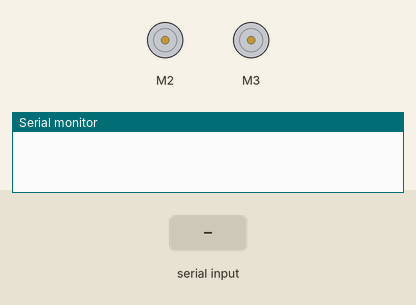
Bench run of a sketch on a simulated Arduino Uno, built with avr-gcc and run on an emulated ATmega328P. Parts: 2 × DC motor (green arrow = forward, orange = backward, longer = faster), the last lines printed to the serial monitor. Inputs (shaded band) come from the test bench.

Above: at 1.2 s.
1.3 s: "F" received over Serial
At 2.1 s:
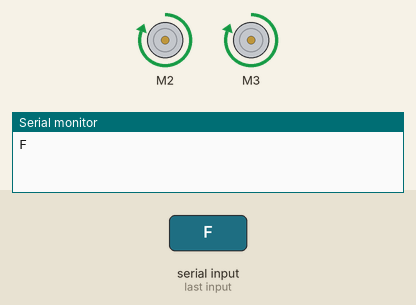
2.8 s: "B" received over Serial
At 3.3 s:
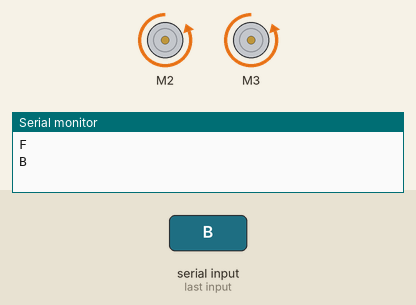
4.3 s: "L" received over Serial
At 5.5 s:
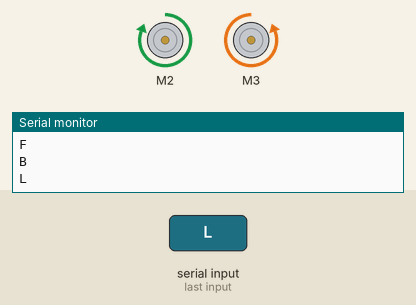
5.8 s: "R" received over Serial
At 6.8 s:
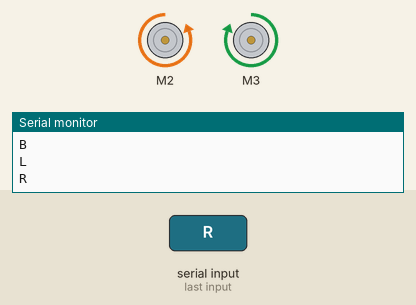
7.3 s: "1" received over Serial
At 7.9 s:
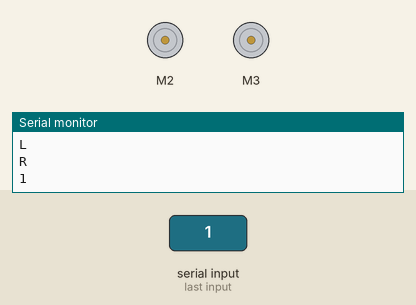
Timing chart, 0 to 9.8 s (numbered marks = the images above; inputs shaded):
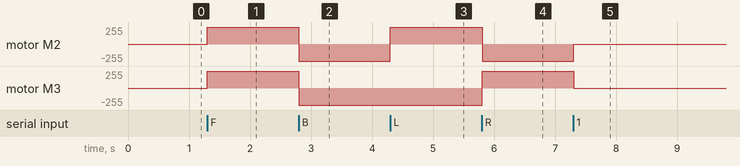

Measured:
- after the input at 1.3 s, motor M2, motor M3: stopped → forward 255/255 at once
- after the input at 2.8 s, motor M2, motor M3: forward 255/255 → backward 255/255 at once
- after the input at 4.3 s, motor M2: backward 255/255 → forward 255/255 at once
- after the input at 5.8 s, motor M2: forward 255/255 → backward 255/255 at once; motor M3: backward 255/255 → forward 255/255 at once
- after the input at 7.3 s, motor M2: backward 255/255 → stopped at once; motor M3: forward 255/255 → stopped at once

The sketch:

bluetooth_controlled.ino
```cpp
#include<AFMotor.h>

AF_DCMotor motor1(2, MOTOR12_1KHZ);
AF_DCMotor motor2(3 ,MOTOR12_1KHZ);

char command ;
void setup() {
  // put your setup code here, to run once:
Serial.begin(9600);

}

void loop() {
  // put your main code here, to run repeatedly:

if (Serial.available()>0){
  command = Serial.read();
  stop();

  Serial.println(command);

  switch(command){

    case 'F' :
      forward();
      break;
    case 'B' :
    back();
     break;
     case 'L' :
     left();
     break;
     case 'R' :
     right();
     break;


    }
  }
}

void forward(){

  motor1.setSpeed(255);
  motor1.run(FORWARD);
  motor2.setSpeed(255);
  motor2.run(FORWARD);

}

void back(){
  motor1.setSpeed(255);
  motor1.run(BACKWARD);
  motor2.setSpeed(255);
  motor2.run(BACKWARD);

  }

  void left(){
    motor1.setSpeed(255);
    motor1.run(FORWARD);
    motor2.setSpeed(255);
    motor2.run(BACKWARD);


    }


   void right(){
motor1.setSpeed(255);
motor1.run(BACKWARD);
motor2.setSpeed(255);
motor2.run(FORWARD);


   }

   void stop(){

    motor1.setSpeed(0);
    motor1.run(RELEASE);
    motor2.setSpeed(0);
    motor2.run(RELEASE);


    }
```
